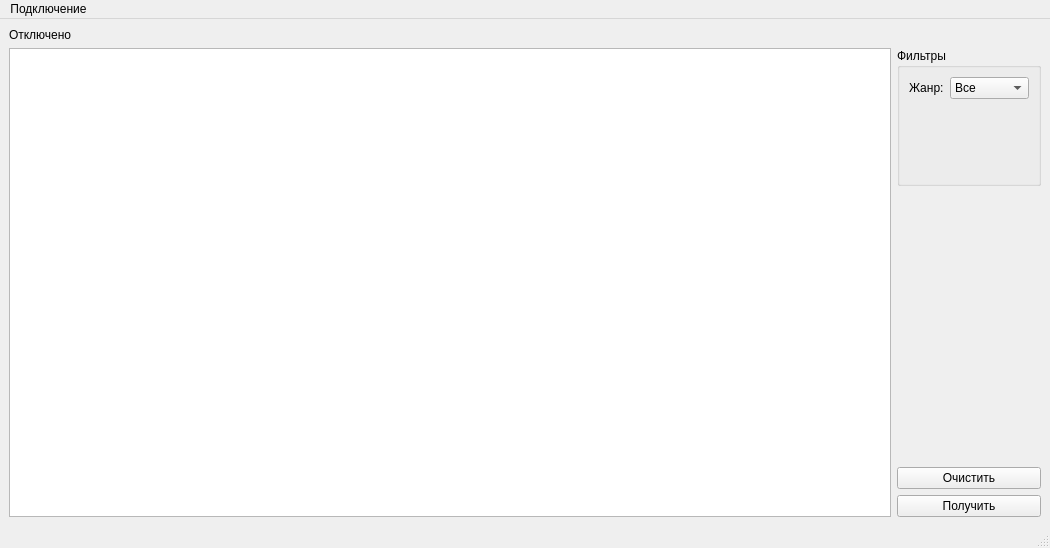
<?xml version="1.0" encoding="UTF-8"?>
<ui version="4.0">
 <class>MainWindow</class>
 <widget class="QMainWindow" name="MainWindow">
  <property name="geometry">
   <rect>
    <x>0</x>
    <y>0</y>
    <width>1050</width>
    <height>548</height>
   </rect>
  </property>
  <property name="sizePolicy">
   <sizepolicy hsizetype="Preferred" vsizetype="Expanding">
    <horstretch>0</horstretch>
    <verstretch>0</verstretch>
   </sizepolicy>
  </property>
  <property name="windowTitle">
   <string>Просмоторщик базы данных</string>
  </property>
  <widget class="QWidget" name="centralwidget">
   <layout class="QGridLayout" name="gridLayout">
    <item row="0" column="0">
     <widget class="QLabel" name="statusConnect">
      <property name="sizePolicy">
       <sizepolicy hsizetype="Preferred" vsizetype="Maximum">
        <horstretch>0</horstretch>
        <verstretch>0</verstretch>
       </sizepolicy>
      </property>
      <property name="text">
       <string>Отключено</string>
      </property>
     </widget>
    </item>
    <item row="1" column="1">
     <widget class="QGroupBox" name="filters">
      <property name="sizePolicy">
       <sizepolicy hsizetype="Preferred" vsizetype="Minimum">
        <horstretch>0</horstretch>
        <verstretch>0</verstretch>
       </sizepolicy>
      </property>
      <property name="title">
       <string>Фильтры</string>
      </property>
      <layout class="QFormLayout" name="formLayout">
       <item row="0" column="0">
        <widget class="QLabel" name="nameCategory">
         <property name="text">
          <string>Жанр:</string>
         </property>
        </widget>
       </item>
       <item row="0" column="1">
        <widget class="QComboBox" name="category">
         <item>
          <property name="text">
           <string>Все</string>
          </property>
         </item>
         <item>
          <property name="text">
           <string>Комедия</string>
          </property>
         </item>
         <item>
          <property name="text">
           <string>Ужасы</string>
          </property>
         </item>
        </widget>
       </item>
      </layout>
     </widget>
    </item>
    <item row="4" column="1">
     <widget class="QPushButton" name="clear">
      <property name="sizePolicy">
       <sizepolicy hsizetype="Minimum" vsizetype="Maximum">
        <horstretch>0</horstretch>
        <verstretch>0</verstretch>
       </sizepolicy>
      </property>
      <property name="text">
       <string>Очистить</string>
      </property>
     </widget>
    </item>
    <item row="5" column="1">
     <widget class="QPushButton" name="query">
      <property name="sizePolicy">
       <sizepolicy hsizetype="Minimum" vsizetype="Maximum">
        <horstretch>0</horstretch>
        <verstretch>0</verstretch>
       </sizepolicy>
      </property>
      <property name="text">
       <string>Получить</string>
      </property>
     </widget>
    </item>
    <item row="1" column="0" rowspan="5">
     <widget class="QTableView" name="view">
      <property name="enabled">
       <bool>true</bool>
      </property>
      <attribute name="horizontalHeaderMinimumSectionSize">
       <number>50</number>
      </attribute>
      <attribute name="horizontalHeaderStretchLastSection">
       <bool>true</bool>
      </attribute>
     </widget>
    </item>
    <item row="2" column="1" rowspan="2">
     <spacer name="verticalSpacer">
      <property name="orientation">
       <enum>Qt::Orientation::Vertical</enum>
      </property>
      <property name="sizeType">
       <enum>QSizePolicy::Policy::Minimum</enum>
      </property>
      <property name="sizeHint" stdset="0">
       <size>
        <width>20</width>
        <height>40</height>
       </size>
      </property>
     </spacer>
    </item>
   </layout>
  </widget>
  <widget class="QMenuBar" name="menubar">
   <property name="geometry">
    <rect>
     <x>0</x>
     <y>0</y>
     <width>1050</width>
     <height>21</height>
    </rect>
   </property>
   <widget class="QMenu" name="menu">
    <property name="title">
     <string>Подключение</string>
    </property>
    <addaction name="setConnParam"/>
    <addaction name="separator"/>
    <addaction name="connect"/>
   </widget>
   <addaction name="menu"/>
  </widget>
  <widget class="QStatusBar" name="statusbar"/>
  <action name="connect">
   <property name="text">
    <string>Подключиться</string>
   </property>
  </action>
  <action name="setConnParam">
   <property name="text">
    <string>Ввести данные</string>
   </property>
  </action>
 </widget>
 <resources/>
 <connections/>
</ui>
